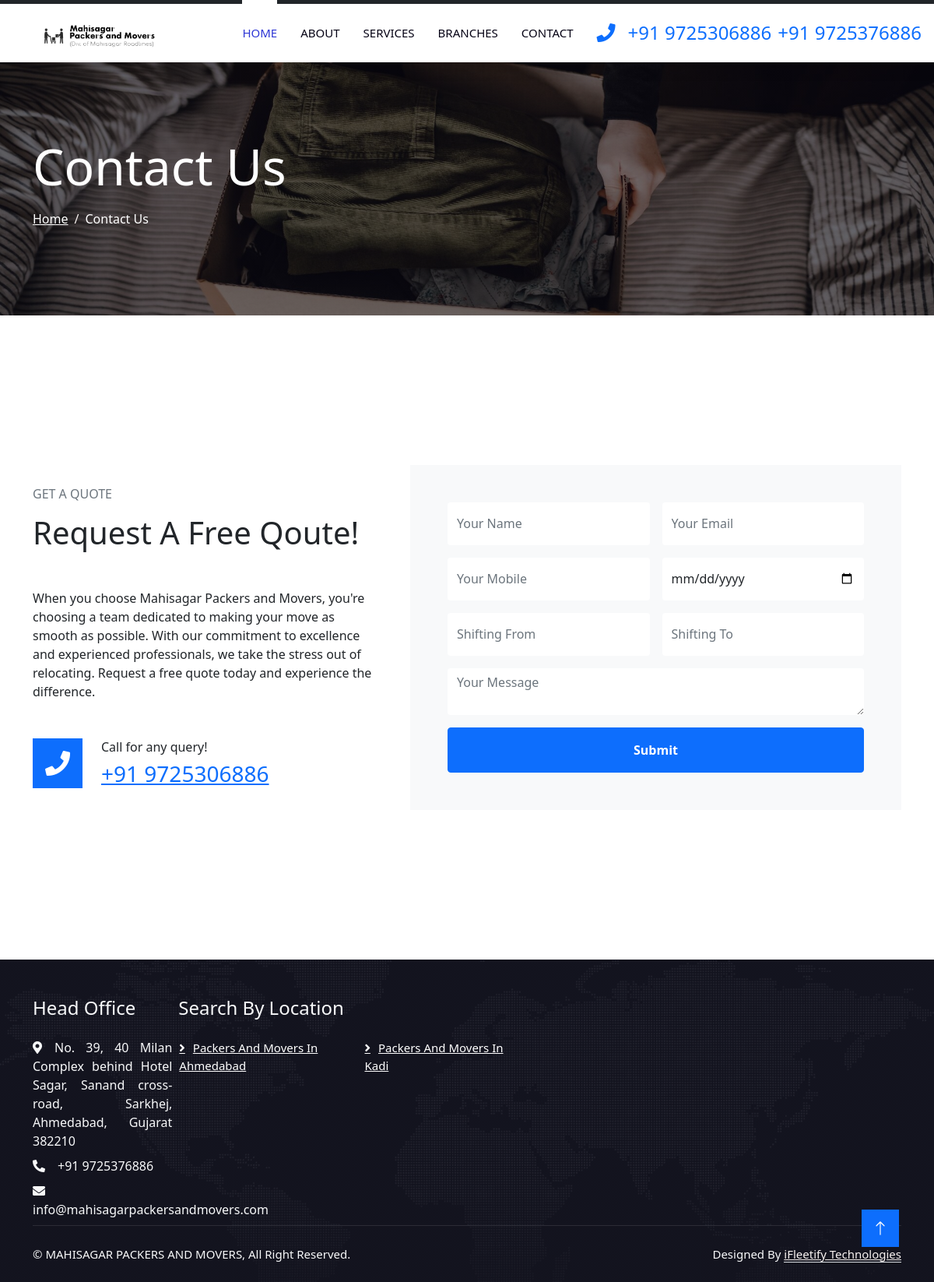
The app's page /contact with its own data.
### dynamic/models.py (models this page shows)
class Pages(models.Model):
    city = models.CharField(max_length=100, unique=True)
    title = models.CharField(max_length=255)
    image = models.ImageField(upload_to='images/', null=True, blank=True)
    description = models.TextField()
    description1 = models.TextField(null=True, blank=True)
    description2 = models.TextField(null=True, blank=True)
    class Meta:
        verbose_name = 'Page'
        verbose_name_plural = verbose_name + 's'

### home/views.py (the view)
# urls.py: path('contact', views.contact, name='contact'),
def contact(request):
    return render(request, 'home/contact.html')

### home/extra_context.py (called while the page is built)
def extra_context_data(request):
    pages = Pages.objects.all()
    context_data = dict(
        pages_url = pages
    )
    return context_data

### templates/home/contact.html (shortened to what this page needs)
{% extends "home/base.html" %}
{% load static %}
{% block content %}
    <div class="container-fluid page-header py-5" style="margin-bottom: 6rem;">
        <div class="container py-5">
            <h1 class="display-3 text-white mb-3 animated slideInDown">Contact Us</h1>
            <nav aria-label="breadcrumb animated slideInDown">
                <ol class="breadcrumb">
                    <li class="breadcrumb-item"><a class="text-white" href="{% url 'index' %}">Home</a></li>
                    <li class="breadcrumb-item text-white active" aria-current="page">Contact Us</li>
                </ol>
            </nav>
        </div>
    </div>
    <div class="container-xxl py-5">
        <div class="container py-5">
            <div class="row g-5 align-items-center">
                <div class="col-lg-5 wow fadeInUp" data-wow-delay="0.1s" id="quote">
                    <h6 class="text-secondary text-uppercase mb-3">Get A Quote</h6>
                    <h1 class="mb-5">Request A Free Qoute!</h1>
                    <p class="mb-5">When you choose Mahisagar Packers and Movers, you're choosing a team dedicated to making your move as smooth as possible. With our commitment to excellence and experienced professionals, we take the stress out of relocating. Request a free quote today and experience the difference.</p>
                    <div class="d-flex align-items-center">
                        <i class="fa fa-phone fa-2x flex-shrink-0 bg-primary p-3 text-white"></i>
                        <div class="ps-4">
                            <h6>Call for any query!</h6>
                            <h3 class="text-primary m-0"><a href="tel:+919725306886">+91 9725306886</a></h3>
                        </div>
                    </div>
                </div>
                <div class="col-lg-7">
                    <div class="bg-light text-center p-5 wow fadeIn" data-wow-delay="0.5s">
                        <form method="post" action="{% url 'quotation' %}">
                            <div class="row g-3">
                                <div class="col-12 col-sm-6">
                                    <input type="text" name="name" class="form-control border-0" placeholder="Your Name" style="height: 55px;">
                                </div>
                                <div class="col-12 col-sm-6">
                                    <input type="email" name="email" class="form-control border-0" placeholder="Your Email" style="height: 55px;">
                                </div>
                                <div class="col-12 col-sm-6">
                                    <input type="text" name="mobile" class="form-control border-0" placeholder="Your Mobile" style="height: 55px;">
                                </div>
                                <div class="col-12 col-sm-6">
                                    <input type="date" name="date" class="form-control border-0" placeholder="Shifting Date" style="height: 55px;">
                                </div>
                                <div class="col-12 col-sm-6">
                                    <input type="text" name="s_from" class="form-control border-0" placeholder="Shifting From" style="height: 55px;">
                                </div>
                                <div class="col-12 col-sm-6">
                                    <input type="text" name="s_to" class="form-control border-0" placeholder="Shifting To" style="height: 55px;">
                                </div>
                                <div class="col-12">
                                    <textarea name="message" class="form-control border-0" placeholder="Your Message"></textarea>
                                </div>
                                <div class="col-12">
                                    <button class="btn btn-primary w-100 py-3" type="submit">Submit</button>
                                </div>
                            </div>
                        </form>
                    </div>
                </div>
            </div>
        </div>
    </div>
{% endblock %}

### templates/home/footer.html
{% load static %}
<div class="container-fluid bg-dark text-light footer pt-5 wow fadeIn" data-wow-delay="0.1s" style="margin-top: 6rem;">
    <div class="container">
        <div class="row g-2">
            <div class="col-lg-2 col-md-4">
                <h4 class="text-light mb-4">Head Office</h4>
                <p class="mb-2" style="text-align: justify"><i class="fa fa-map-marker-alt me-3"></i>No. 39, 40 Milan Complex behind Hotel Sagar, Sanand cross-road, Sarkhej, Ahmedabad, Gujarat 382210</p>
                <p class="mb-2"><i class="fa fa-phone-alt me-3"></i>+91 9725376886</p>
                <p class="mb-2"><i class="fa fa-envelope me-3"></i>info@mahisagarpackersandmovers.com</p>
            </div>
            <div class="col-lg-10 col-md-8">
                <h4 class="text-light mb-4">Search By Location</h4>
                <div class="row">
                    {% for page in pages_url %}
                        <div class="col-lg-3 col-md-6 col-sm-6">
                            <a class="btn btn-link" href="{% url 'city_pages' page.city %}">{{ page.title }}</a>
                        </div>
                    {% endfor %}
                </div>
            </div>
        </div>
    </div>
    <div class="container">
        <div class="copyright">
            <div class="row">
                <div class="col-md-6 text-center text-md-start mb-3 mb-md-0">
                    &copy; MAHISAGAR PACKERS AND MOVERS, All Right Reserved.
                </div>
                <div class="col-md-6 text-center text-md-end">
                    Designed By <a class="border-bottom" href="https://ifleetify.com">iFleetify Technologies</a>
                </div>
            </div>
        </div>
    </div>
</div>

### static/css/style.css (style rules this page uses)
:root { --primary: #3038d5; --secondary: #51CFED; --light: #F8F2F0; --dark: #060315; }
.btn { font-weight: 600; transition: .5s; }
.btn.btn-primary, .btn.btn-secondary { color: #FFFFFF; }
.page-header { background: linear-gradient(rgba(6, 3, 21, .5), rgba(6, 3, 21, .5)), url(../img/carousel-1.jpg) center center no-repeat; background-size: cover; }
.breadcrumb-item + .breadcrumb-item::before { color: var(--light); }
.footer { background: linear-gradient(rgba(6, 3, 21, .5), rgba(6, 3, 21, .5)), url(../img/map.png) center center no-repeat; background-size: cover; }
.footer .btn.btn-link { display: block; margin-bottom: 5px; padding: 0; text-align: left; color: #FFFFFF; font-size: 15px; font-weight: normal; text-transform: capitalize; transition: .3s; }
.footer .btn.btn-link::before { position: relative; content: "\f105"; font-family: "Font Awesome 5 Free"; font-weight: 900; margin-right: 10px; }
.footer .copyright { padding: 25px 0; font-size: 15px; border-top: 1px solid rgba(256, 256, 256, .1); }
.footer .copyright a { color: var(--light); }

### records on screen
Pages: title "Packers And Movers In Ahmedabad"
Pages: title "Packers And Movers In Kadi"
